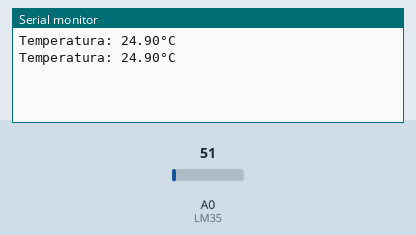
Simulated run of this sketch. Board: Arduino Uno, built with avr-gcc and run on an emulated ATmega328P. Parts: the last lines printed to the serial monitor. Inputs (shaded band) come from the test bench; at power-on: A0 (LM35) = 51.

Above: at 2.8 s.
2.9 s: A0 (LM35) set to 61
At 5.0 s:
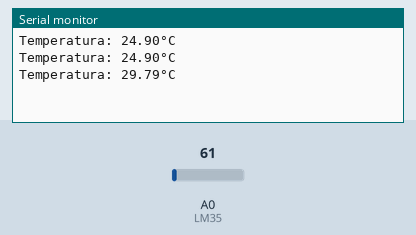
5.6 s: A0 (LM35) set to 71
At 6.5 s:
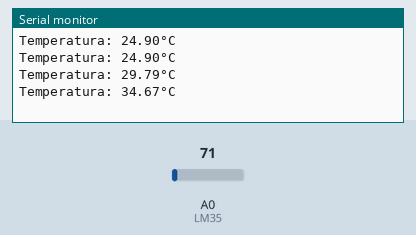
Timing chart, 0 to 8.6 s (numbered marks = the images above; inputs shaded):
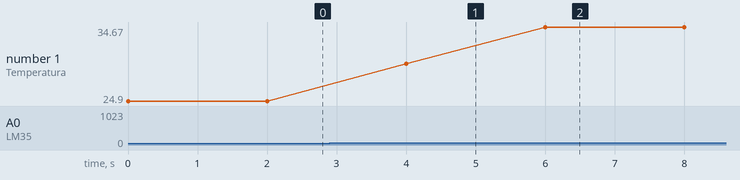

The sketch:

CLASE_6_LM35.ino
```cpp
float TEMP;
int LM35 = A0;

void setup() {

  Serial.begin(9600);
  pinMode(LM35,INPUT);

}
void loop() {

  TEMP = analogRead(LM35);
  TEMP = (5.0 * TEMP * 100.0)/1024.0;

  Serial.print("Temperatura: ");
  Serial.print(TEMP);
  Serial.println("°C");
  delay(2000);

}
```

Measured:
- after the input at 2.9 s, the serial monitor: prints a new line after 1.1 s (image 1)
- after the input at 5.6 s, the serial monitor: prints a new line after 0.40 s (image 2)
- plotted number 1: 24.9 → 29.79 after the input at 2.9 s, 29.79 → 34.67 after the input at 5.6 s
